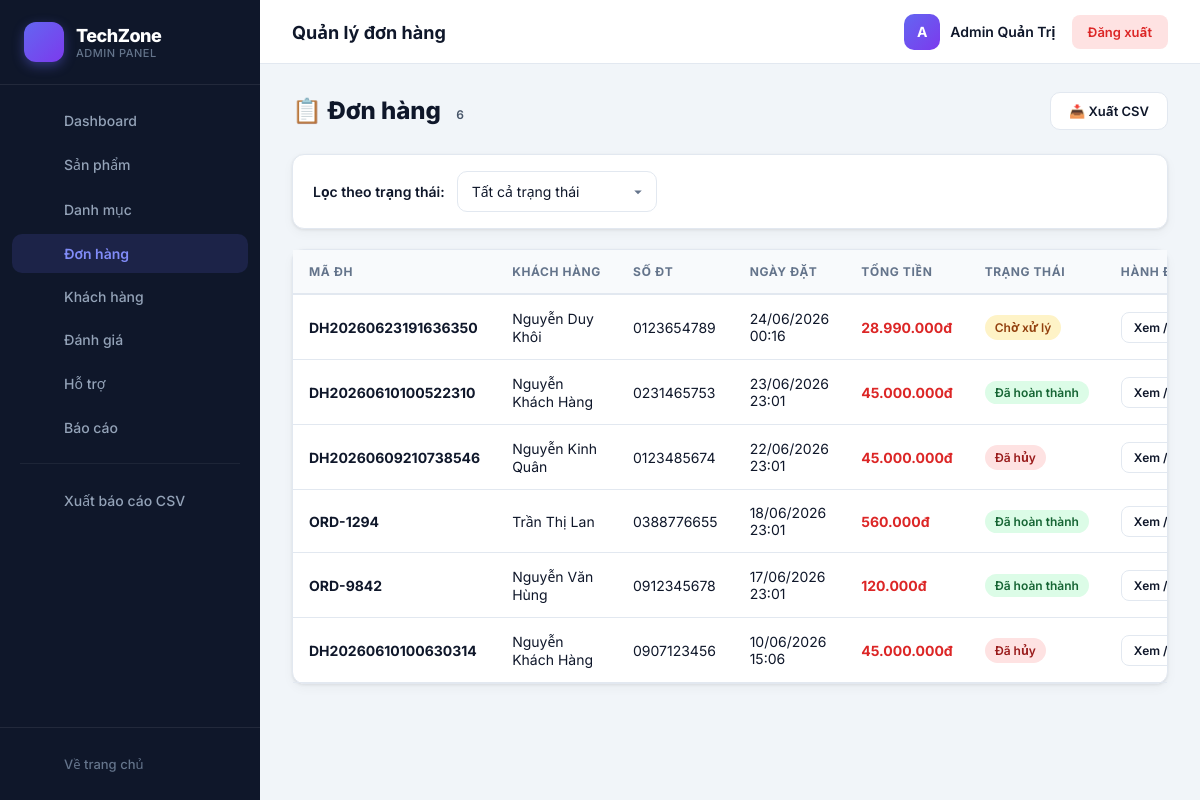
The app's page /admin/orders.php (signed in) with its own data.
### tables this page shows
CREATE TABLE `orders` (
  `id` int(10) UNSIGNED NOT NULL,
  `order_code` varchar(20) NOT NULL,
  `user_id` int(10) UNSIGNED DEFAULT NULL,
  `customer_name` varchar(100) NOT NULL,
  `customer_phone` varchar(20) NOT NULL,
  `customer_address` text NOT NULL,
  `note` text DEFAULT NULL,
  `subtotal` decimal(15,0) NOT NULL DEFAULT 0,
  `shipping_fee` decimal(15,0) NOT NULL DEFAULT 0,
  `total_price` decimal(15,0) NOT NULL DEFAULT 0,
  `payment_method` enum('qr','cod','momo','transfer','credit_card','bank_card') NOT NULL DEFAULT 'cod',
  `voucher_code` varchar(50) DEFAULT NULL,
  `discount_amount` decimal(15,0) NOT NULL DEFAULT 0,
  `status` enum('Chờ xử lý','Đang giao','Đã hoàn thành','Đã hủy') NOT NULL DEFAULT 'Chờ xử lý',
  `created_at` datetime NOT NULL DEFAULT current_timestamp(),
  `updated_at` datetime NOT NULL DEFAULT current_timestamp() ON UPDATE current_timestamp()
);

### admin/orders.php (the view, shortened to what this page needs)
<?php
$pdo = getDB();
$sql = "SELECT * FROM orders WHERE 1=1";
$params = [];
$sql .= " ORDER BY created_at DESC";
$stmt = $pdo->prepare($sql);
$stmt->execute($params);
$orders = $stmt->fetchAll();
require_once __DIR__ . '/admin_layout.php';
?>
<div class="page-header">
    <h1>📋 Đơn hàng <span class="badge badge-secondary"><?= count($orders) ?></span></h1>
    <a href="export_orders.php" class="btn btn-outline">📥 Xuất CSV</a>
</div>
<div class="card" style="margin-bottom:20px;">
    <div class="card-body" style="padding:16px 20px;">
        <form method="GET" class="filter-bar">
            <span style="font-weight:600;font-size:14px;">Lọc theo trạng thái:</span>
            <select name="status" class="form-control" style="max-width:200px;" onchange="this.form.submit()">
                <option value="">Tất cả trạng thái</option>
            </select>
        </form>
    </div>
</div>
<div class="card">
    <div class="card-body" style="padding:0;">
        <div class="table-container orders-table-wrap">
            <table class="data-table">
                <thead>
                    <tr>
                        <th>Mã ĐH</th>
                        <th>Khách hàng</th>
                        <th>Số ĐT</th>
                        <th>Ngày đặt</th>
                        <th>Tổng tiền</th>
                        <th>Trạng thái</th>
                        <th>Hành động</th>
                    </tr>
                </thead>
                <tbody>
                    <?php foreach ($orders as $order):
                        $statusClass = match($order['status']) {
                            'Đã hoàn thành' => 'badge-success',
                            'Đang giao' => 'badge-info',
                            'Đã hủy' => 'badge-danger',
                            default => 'badge-warning',
                        };
                    ?>
                        <tr>
                            <td data-label="Mã ĐH"><strong><?= htmlspecialchars($order['order_code']) ?></strong></td>
                            <td data-label="Khách hàng"><?= htmlspecialchars($order['customer_name']) ?></td>
                            <td data-label="Số ĐT"><?= htmlspecialchars($order['customer_phone']) ?></td>
                            <td data-label="Ngày đặt"><?= date('d/m/Y H:i', strtotime($order['created_at'])) ?></td>
                            <td data-label="Tổng tiền" class="price"><?= number_format($order['total_price'], 0, ',', '.') ?>đ</td>
                            <td data-label="Trạng thái"><span class="badge <?= $statusClass ?>"><?= $order['status'] ?></span></td>
                            <td data-label="Hành động">
                                <a href="order_detail.php?id=<?= $order['id'] ?>" class="btn btn-outline btn-sm">Xem / Xử lý</a>
                            </td>
                        </tr>
                    <?php endforeach; ?>
                </tbody>
            </table>
        </div>
    </div>
</div>
<?php require_once __DIR__ . '/admin_footer.php'; ?>

### admin/admin_layout.php (style rules this page uses)
*, *::before, *::after { box-sizing: border-box; margin: 0; padding: 0; }
:root { --sidebar-w: 260px; --topbar-h: 64px; --primary: #6366f1; --primary-dark: #4f46e5; --primary-light: #818cf8; --bg: #f1f5f9; --card: #ffffff; --text: #0f172a; --text-sub: #64748b; --border: #e2e8f0; --success: #22c55e; --warning: #f59e0b; --danger: #ef4444; --info: #3b82f6; --sidebar-bg: #0f172a; --sidebar-hover: #1e293b; --sidebar-active: rgba(99, 102, 241, 0.15); --radius: 12px; --shadow: 0 1px 3px rgba(0,0,0,0.08), 0 4px 12px rgba(0,0,0,0.04); --shadow-lg: 0 10px 30px rgba(0,0,0,0.08), 0 4px 12px rgba(0,0,0,0.05); }
body { font-family: 'Inter', system-ui, -apple-system, sans-serif; background: var(--bg); color: var(--text); min-height: 100vh; }
.card { background: var(--card); border-radius: var(--radius); box-shadow: var(--shadow); border: 1px solid var(--border); }
.card-body { padding: 24px; }
.table-container { overflow-x: auto; }
table.data-table { width: 100%; border-collapse: collapse; }
table.data-table thead { background: #f8fafc; }
table.data-table th { padding: 13px 16px; text-align: left; font-size: 12px; font-weight: 700; color: var(--text-sub); text-transform: uppercase; letter-spacing: 0.05em; white-space: nowrap; border-bottom: 2px solid var(--border); }
table.data-table td { padding: 14px 16px; font-size: 14px; border-bottom: 1px solid var(--border); vertical-align: middle; }
table.data-table tbody tr { transition: background 0.15s; }
.btn { display: inline-flex; align-items: center; gap: 6px; padding: 9px 18px; border-radius: 10px; font-size: 13px; font-weight: 600; text-decoration: none; border: none; cursor: pointer; transition: all 0.2s ease; white-space: nowrap; }
.btn-outline { background: #fff; border: 1px solid var(--border); color: var(--text); }
.btn-sm { padding: 6px 12px; font-size: 12px; border-radius: 8px; }
.badge { display: inline-flex; align-items: center; gap: 4px; padding: 4px 10px; border-radius: 999px; font-size: 12px; font-weight: 600; white-space: nowrap; }
.badge-success { background: #dcfce7; color: #166534; }
.badge-warning { background: #fef3c7; color: #92400e; }
.badge-danger { background: #fee2e2; color: #991b1b; }
.badge-secondary { background: #f1f5f9; color: #475569; }
.form-control { width: 100%; padding: 10px 14px; border: 1px solid var(--border); border-radius: 10px; font-size: 14px; font-family: inherit; color: var(--text); background: #fff; transition: all 0.2s; }
select.form-control { cursor: pointer; appearance: none; background-repeat: no-repeat; background-position: right 12px center; padding-right: 36px; }
.filter-bar { display: flex; align-items: center; gap: 12px; flex-wrap: wrap; }
.price { font-weight: 700; color: #dc2626; }
.page-header { display: flex; align-items: center; justify-content: space-between; margin-bottom: 24px; gap: 16px; flex-wrap: wrap; }
.page-header h1 { font-size: 24px; font-weight: 800; color: var(--text); }

### records on screen
orders: order_code "DH20260623191636350", customer_name "Nguyễn Duy Khôi", customer_phone "0123654789", created_at "24/06/2026 00:16", total_price "28.990.000", status "Chờ xử lý"
orders: order_code "DH20260610100522310", customer_name "Nguyễn Khách Hàng", customer_phone "0231465753", created_at "23/06/2026 23:01", total_price "45.000.000", status "Đã hoàn thành"
orders: order_code "DH20260609210738546", customer_name "Nguyễn Kinh Quân", customer_phone "0123485674", created_at "22/06/2026 23:01", total_price "45.000.000", status "Đã hủy"
orders: order_code "ORD-1294", customer_name "Trần Thị Lan", customer_phone "0388776655", created_at "18/06/2026 23:01", total_price "560.000", status "Đã hoàn thành"
orders: order_code "ORD-9842", customer_name "Nguyễn Văn Hùng", customer_phone "0912345678", created_at "17/06/2026 23:01", total_price "120.000", status "Đã hoàn thành"
orders: order_code "DH20260610100630314", customer_name "Nguyễn Khách Hàng", customer_phone "0907123456", created_at "10/06/2026 15:06", total_price "45.000.000", status "Đã hủy"

### other values on screen
$item['label'] "Dashboard"
$item['label'] "Sản phẩm"
$item['label'] "Danh mục"
$item['label'] "Đơn hàng"
$item['label'] "Khách hàng"
$item['label'] "Đánh giá"
$item['label'] "Hỗ trợ"
$item['label'] "Báo cáo"
$pageTitle "Quản lý đơn hàng"
mb_substr($adminName, 0, 1, 'UTF-8') "A"
$adminName "Admin Quản Trị"
count($orders) "6"
